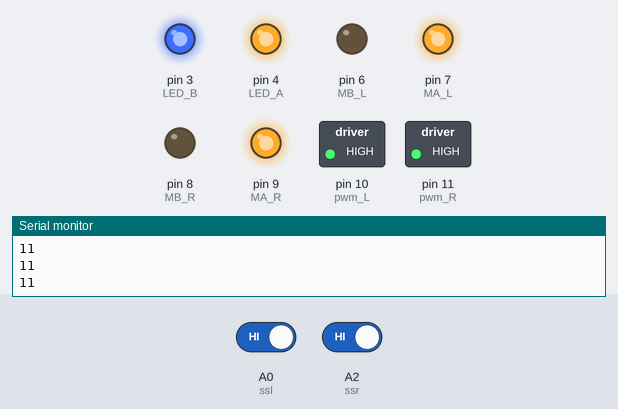
The sketch below on a simulated Arduino Uno, built with avr-gcc and run on an emulated ATmega328P. On the bench: switched loads named in the sketch (green lamp = pin HIGH), output pins drawn as LEDs (lit = HIGH), the last lines printed to the serial monitor. Inputs (shaded band) come from the test bench; at power-on: A0 (ssl) HIGH, A2 (ssr) HIGH.

Above: at 1.2 s.
1.3 s: A0 (ssl) driven LOW
At 2.5 s:
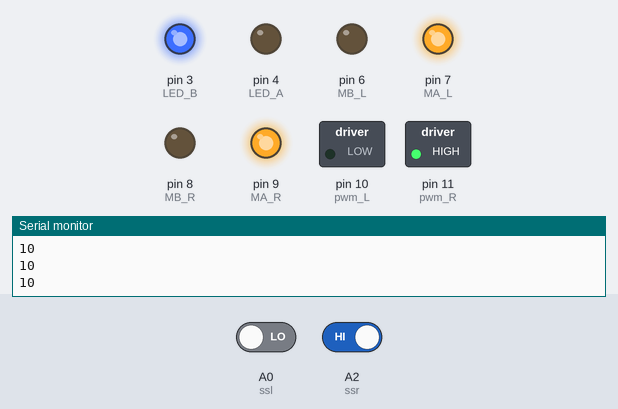
2.8 s: A2 (ssr) driven LOW
At 3.7 s:
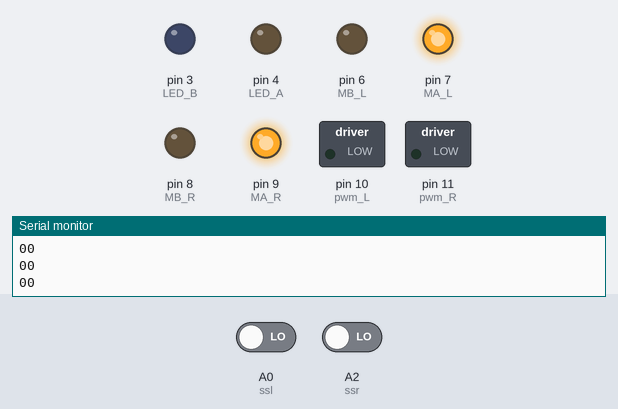
4.3 s: A0 (ssl) driven HIGH
At 4.8 s:
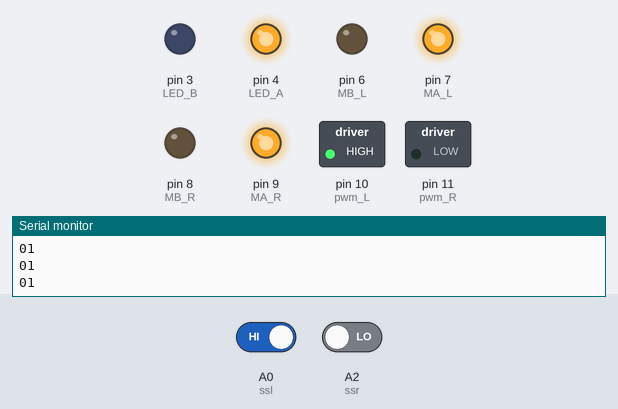
5.8 s: A2 (ssr) driven HIGH
At 7.2 s:
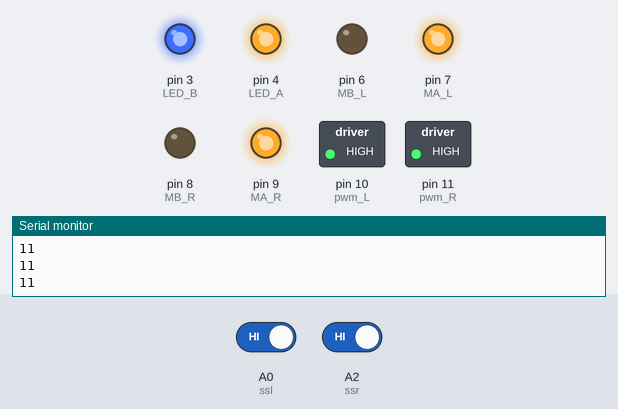
Timing chart, 0 to 8.3 s (numbered marks = the images above; inputs shaded):
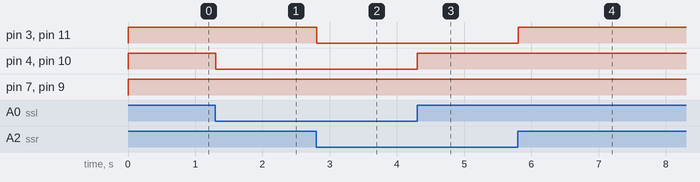

The sketch:

lesson_7_robot_trackline.ino
```cpp
int ssr = A2;
int ssl = A0;
int MA_R = 9;
int MB_R = 8;
int pwm_R = 11;
int MA_L = 7;
int MB_L = 6;
int pwm_L = 10;
int LED_A =4;
int LED_B =3;
void setup() {
  pinMode (LED_A, OUTPUT);
  pinMode (LED_B, OUTPUT);
  pinMode (ssr, INPUT);
  pinMode (ssl, INPUT);
  pinMode (MA_R, OUTPUT);
  pinMode (MB_R, OUTPUT);
  pinMode (MA_L, OUTPUT);
  pinMode (MB_L, OUTPUT);
  pinMode (pwm_R, OUTPUT);
  pinMode (pwm_L, OUTPUT);
  Serial.begin(9600);
}

void loop() {
  int sr = 0;
  int sl = 0;
  sr = digitalRead (ssr);
  sl = digitalRead (ssl);
  Serial.print(sr);
  Serial.println(sl);

  if (sr == 0)
  {
    digitalWrite (MA_R, 1);
    digitalWrite (MB_R, 0);
    digitalWrite (LED_B, 0);
    analogWrite (pwm_R, 0);
  }
  if (sl == 0)
  {
    digitalWrite (MA_L, 1);
    digitalWrite (MB_L, 0);
    digitalWrite (LED_A, 0);
    analogWrite (pwm_L, 0);
  }
  if (sl == 1)
  {
    digitalWrite (MA_L, 1);
    digitalWrite (MB_L, 0);
    digitalWrite (LED_A, 1);
    analogWrite (pwm_L, 255);
  }
  if (sr == 1)
  {
    digitalWrite (MA_R, 1);
    digitalWrite (MB_R, 0);
    digitalWrite (LED_B, 1);
    analogWrite (pwm_R, 255);
  }
}
```

Measured:
- after the input at 1.3 s, pin 4 (LED_A), pin 10 (pwm_L): HIGH → LOW at once
- after the input at 2.8 s, pin 3 (LED_B), pin 11 (pwm_R): HIGH → LOW at once
- after the input at 4.3 s, pin 4 (LED_A), pin 10 (pwm_L): LOW → HIGH at once
- after the input at 5.8 s, pin 3 (LED_B), pin 11 (pwm_R): LOW → HIGH at once
